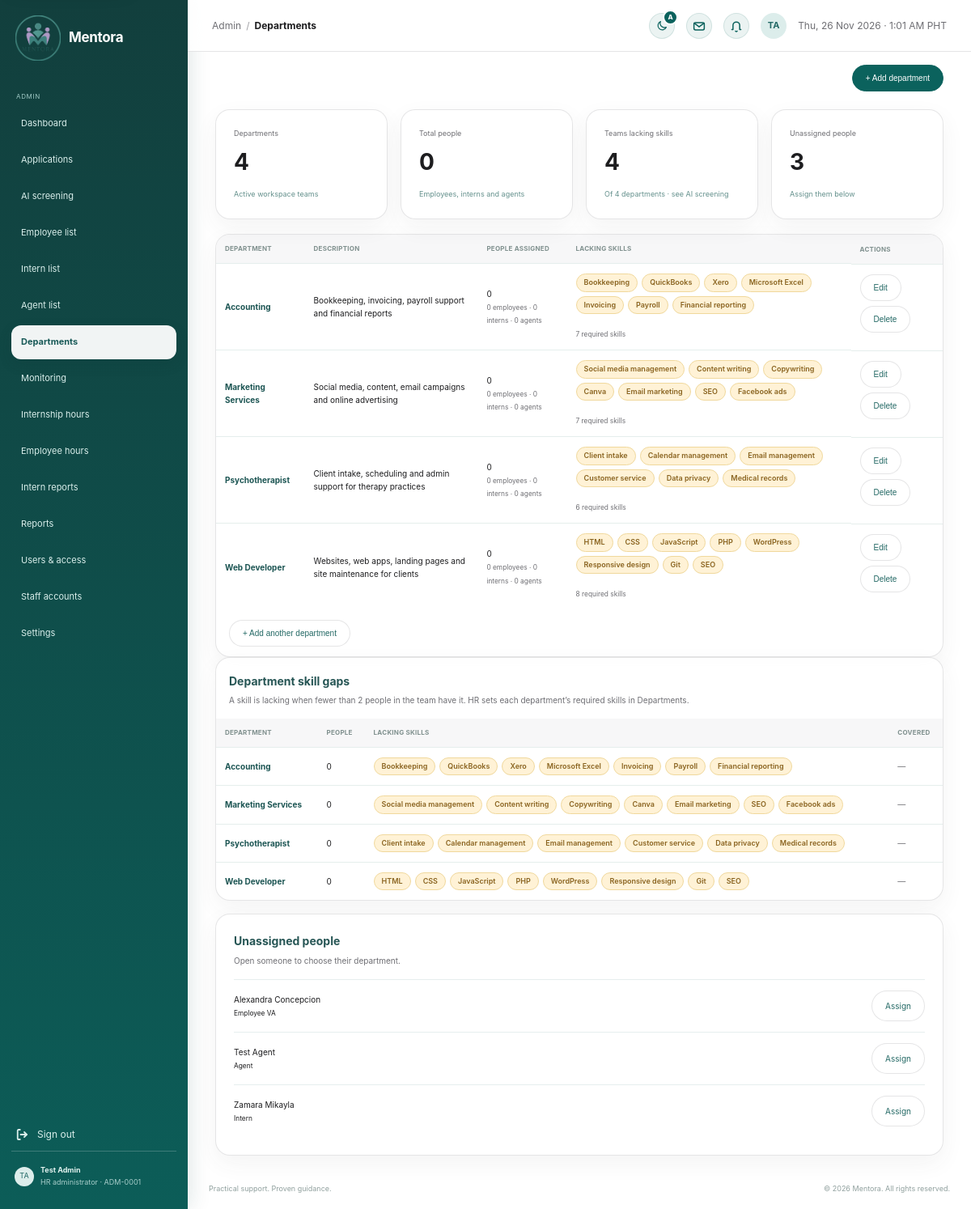
Screenshot of /admin/department.php (signed in) with the database file from the repository.
### tables this page shows
CREATE TABLE `users` (
  `id` int(10) UNSIGNED NOT NULL,
  `user_code` varchar(20) DEFAULT NULL,
  `first_name` varchar(80) NOT NULL,
  `last_name` varchar(80) NOT NULL,
  `email` varchar(190) NOT NULL,
  `email_verified_at` datetime DEFAULT NULL,
  `username` varchar(40) DEFAULT NULL,
  `pathway` enum('employee_va','internship') NOT NULL,
  `pathway_chosen_at` datetime DEFAULT current_timestamp(),
  `password_hash` varchar(255) NOT NULL,
  `role` enum('applicant','agent','admin') NOT NULL DEFAULT 'applicant',
  `status` enum('pending','approved','active','rejected','disabled') NOT NULL DEFAULT 'active',
  `presence` enum('active','busy','offline') NOT NULL DEFAULT 'active',
  `last_seen_at` datetime DEFAULT NULL,
  `department_id` int(10) UNSIGNED DEFAULT NULL,
  `agent_id` int(10) UNSIGNED DEFAULT NULL,
  `referred_by` int(10) UNSIGNED DEFAULT NULL,
  `avatar_path` varchar(190) DEFAULT NULL,
  `created_at` timestamp NOT NULL DEFAULT current_timestamp(),
  `updated_at` timestamp NOT NULL DEFAULT current_timestamp() ON UPDATE current_timestamp()
);

CREATE TABLE `departments` (
  `id` int(10) UNSIGNED NOT NULL,
  `name` varchar(120) NOT NULL,
  `description` varchar(255) NOT NULL DEFAULT '',
  `required_skills` text DEFAULT NULL,
  `created_at` timestamp NOT NULL DEFAULT current_timestamp()
);

### ai/skills.php (called while the page is built, shortened)
<?php
function mentora_parse_skill_list(?string $value): array
{
    $skills = [];
    foreach (preg_split('/[,;\n]+/', (string) $value) ?: [] as $skill) {
        $skill = mb_substr(trim(preg_replace('/\s+/u', ' ', $skill) ?? ''), 0, 60);
        if ($skill !== '' && !isset($skills[mb_strtolower($skill)])) {
            $skills[mb_strtolower($skill)] = $skill;
        }
    }
    return array_slice(array_values($skills), 0, 30);
}
function mentora_skill_vocabulary(PDO $pdo): array
{
    $vocabulary = mentora_skill_dictionary();
    foreach ($pdo->query('SELECT required_skills FROM departments')->fetchAll(PDO::FETCH_COLUMN) as $list) {
        foreach (mentora_parse_skill_list($list) as $skill) {
            $lower = mb_strtolower($skill);
        }
    }
    return $vocabulary;
}
function mentora_canonical_skill(string $skill, array $vocabulary): string
{
    $lower = mb_strtolower(trim($skill));
    foreach ($vocabulary as $name => $phrases) {
        if (mb_strtolower($name) === $lower || in_array($lower, $phrases, true)) {
            return $name;
        }
    }
    return trim($skill);
}
function mentora_department_skill_map(PDO $pdo, bool $fresh = false): array
{
    $vocabulary = mentora_skill_vocabulary($pdo);
    $map = [];
    foreach ($pdo->query('SELECT id, name, required_skills FROM departments ORDER BY name')->fetchAll() as $department) {
        $required = array_values(array_unique(array_map(
            static fn(string $skill): string => mentora_canonical_skill($skill, $vocabulary),
            mentora_parse_skill_list($department['required_skills'])
        )));
        $map[(int) $department['id']] = [
            'id' => (int) $department['id'],
            'name' => $department['name'],
            'required' => $required,
            'coverage' => array_fill_keys($required, 0),
            'lacking' => [],
            'people' => 0,
        ];
    }
    $members = $pdo->query(
        "SELECT u.department_id, CONCAT_WS(' ', a.skills, a.desired_role, a.course, a.interest) AS profile,
                (SELECT r.skills FROM ai_reviews r WHERE r.user_id = u.id ORDER BY r.id DESC LIMIT 1) AS reviewed_skills
         FROM users u
         LEFT JOIN applications a ON a.id = (SELECT MAX(id) FROM applications WHERE user_id = u.id)
         WHERE u.role = 'applicant' AND u.status = 'active' AND u.department_id IS NOT NULL"
    )->fetchAll();
    return $map;
}

### includes/workflow.php (called while the page is built, shortened)
<?php
require_once __DIR__ . '/../config/db.php';
require_once __DIR__ . '/auth_check.php';
function mentora_h(mixed $value): string
{
    return htmlspecialchars((string) $value, ENT_QUOTES | ENT_SUBSTITUTE, 'UTF-8');
}
function mentora_pathway_folder(string $pathway): string
{
    return in_array($pathway, ['internship', 'intern'], true) ? 'intern' : 'employee';
}
function mentora_pathway_label(string $pathway): string
{
    return mentora_pathway_folder($pathway) === 'intern' ? 'Intern' : 'Employee VA';
}
    ?>

### admin/department.php (the view, shortened to what this page needs)
<?php
require_once __DIR__ . '/../includes/screening.php';
$pageTitle = 'Departments';
$activePage = 'department.php';
require __DIR__ . '/../includes/admin_layout.php';
$departments = $pdo->query("SELECT d.id,
        d.name,
        d.description,
        d.required_skills,
        COUNT(u.id) AS people,
        SUM(u.role = 'agent') AS agents,
        SUM(u.role = 'applicant' AND u.pathway = 'internship') AS interns,
        SUM(u.role = 'applicant' AND u.pathway = 'employee_va') AS employees
    FROM departments d
    LEFT JOIN users u ON u.department_id = d.id AND u.status = 'active'
    GROUP BY d.id
    ORDER BY d.name")
    ->fetchAll();
$unassigned = $pdo->query("SELECT id, first_name, last_name, role, pathway
    FROM users
    WHERE department_id IS NULL AND status = 'active' AND role <> 'admin'
    ORDER BY first_name")
    ->fetchAll();
$skillMap = mentora_department_skill_map($pdo);
$lackingCount = count(array_filter($skillMap, static fn($d) => $d['lacking']));
?>
<div class="admin-heading">
    <div class="admin-actions">
        <button class="admin-btn primary"
            type="button"
            data-bs-toggle="dialog"
            data-bs-target="#department-dialog"
            data-dept-open="add">+ Add department</button>
    </div>
</div>
<div class="metric-grid">
    <div class="metric-card">
        <small>Departments</small><strong><?= count($departments) ?></strong><span>Active workspace teams</span>
    </div>
    <div class="metric-card">
        <small>Total people</small><strong><?= array_sum(array_column($departments, 'people')) ?></strong><span>Employees, interns and agents</span>
    </div>
    <div class="metric-card">
        <small>Teams lacking skills</small><strong><?= $lackingCount ?></strong><span>Of <?= count($departments) ?> departments · see AI screening</span>
    </div>
    <div class="metric-card">
        <small>Unassigned people</small><strong><?= count($unassigned) ?></strong><span><?= $unassigned ? 'Assign them below' : 'Every person has a team' ?></span>
    </div>
</div>
<section class="admin-panel data-panel">
    <table class="admin-table">
        <thead>
            <tr>
                <th>Department</th>
                <th>Description</th>
                <th>People assigned</th>
                <th>Lacking skills</th>
                <th>Actions</th>
            </tr>
        </thead>
        <tbody>
    <?php foreach ($departments as $department): $skills = $skillMap[(int) $department['id']] ?? ['required' => [], 'lacking' => []]; ?>
        <tr><td><?= mentora_h($department['name']) ?></td><td><?= mentora_h($department['description']) ?></td>
            <td><?= (int) $department['people'] ?><br><small><?= (int) $department['employees'] ?> employees · <?= (int) $department['interns'] ?> interns · <?= (int) $department['agents'] ?> agents</small>
            </td>
            <td><?= $skills['required']
                ? mentora_skill_chips($skills['lacking'], $skills['lacking'], 'No gaps') . '<br><small>' . count($skills['required']) . ' required skills</small>'
                : '<small class="panel-subtitle">Add required skills to find gaps</small>' ?></td>
            <td class="row-actions">
                <button class="admin-btn"
                    type="button"
                    data-bs-toggle="dialog"
                    data-bs-target="#department-dialog"
                    data-dept-open="edit-<?= (int) $department['id'] ?>"
                    data-dept-id="<?= (int) $department['id'] ?>"
                    data-dept-name="<?= mentora_h($department['name']) ?>"
                    data-dept-description="<?= mentora_h($department['description']) ?>"
                    data-dept-skills="<?= mentora_h($department['required_skills'] ?? '') ?>">Edit</button>
                <form method="post"><button class="admin-btn" type="submit" data-confirm-title="Delete <?= mentora_h($department['name']) ?>?" data-confirm="<?= (int) $department['people'] ?> people will become unassigned. You can assign them to another department." data-confirm-tone="danger" data-confirm-action="Delete">Delete</button>
                </form>
            </td></tr>
    <?php endforeach; ?>
</tbody></table>
<div class="table-note">
    <button class="admin-btn" type="button" data-bs-toggle="dialog" data-bs-target="#department-dialog" data-dept-open="add">+ Add another department</button>
</div>
</section>
<?php mentora_render_skill_gaps($skillMap); ?>
<section class="admin-panel" style="margin-top:16px"><h2>Unassigned people</h2><p class="panel-subtitle">Open someone to choose their department.</p>
    <?php foreach (array_slice($unassigned, 0, 8) as $person): ?>
        <div class="list-row">
            <span><?= mentora_h($person['first_name'] . ' ' . $person['last_name']) ?><br><small><?= $person['role'] === 'agent' ? 'Agent' : mentora_pathway_label($person['pathway']) ?></small></span><a class="admin-btn" href="user_edit.php?id=<?= (int) $person['id'] ?>">Assign</a>
        </div>
    <?php endforeach; ?>
</section>
<?php require __DIR__ . '/../includes/admin_footer.php'; ?>

### includes/admin_layout.php (shortened to what this page needs)
<?php
require_once __DIR__ . '/../config/db.php';
require_once __DIR__ . '/auth_check.php';
mentora_require_login(['admin']);
if (!isset($e) || !is_callable($e)) {
    $e = static fn($value): string => htmlspecialchars((string)$value, ENT_QUOTES | ENT_SUBSTITUTE, 'UTF-8');
}
$pageTitle  = $pageTitle ?? 'Admin | Mentora';
$activePage = $activePage ?? '';
$adminUser = (isset($_SESSION['user']) && is_array($_SESSION['user']))
    ? $_SESSION['user']
    : ['name' => 'HR Administrator'];
$adminName = trim((string)($adminUser['name'] ?? '')) ?: 'HR Administrator';
$adminCode = (string)($adminUser['user_code'] ?? '');
$crumbTitle = trim(explode('|', $pageTitle)[0]);
$initials = '';
foreach (array_slice(preg_split('/\s+/', $adminName) ?: [], 0, 2) as $part) {
    $initials .= mb_strtoupper(mb_substr($part, 0, 1));
}
$initials = $initials !== '' ? $initials : 'HR';
$avatarUrl = mentora_avatar_url($adminUser['avatar_path'] ?? null, '../');
$adminNav = [
    'dashboard.php'              => 'Dashboard',
    'applications.php'           => 'Applications',
    'screening.php'              => 'AI screening',
    'employee_list.php'          => 'Employee list',
    'intern_list.php'            => 'Intern list',
    'agent_list.php'             => 'Agent list',
    'department.php'             => 'Departments',
    'monitoring.php'             => 'Monitoring',
    'intern_hours.php'           => 'Internship hours',
    'employee_hours.php'         => 'Employee hours',
    'intern_reports.php'         => 'Intern reports',
    'consolidated_report.php'    => 'Reports',
    'user&access_management.php' => 'Users & access',
    'staff_accounts.php'         => 'Staff accounts',
    'settings.php'               => 'Settings',
];
?>
<!doctype html>
<html lang="en">
<head>
    <link rel="stylesheet" href="../assets/css/style.css?v=44">
    <link rel="stylesheet" href="../assets/css/admin.css?v=12">
    <link rel="stylesheet" href="../assets/css/settings.css?v=33">
    <link rel="stylesheet" href="../assets/css/theme.css?v=10">
    <link rel="stylesheet" href="../assets/css/dialog.css?v=2">
</head>
<body class="admin-body admin-workspace">
    <aside class="admin-sidebar">
        <a class="admin-brand"
            href="<?= $e(basename((string) ($_SERVER['SCRIPT_NAME'] ?? 'dashboard.php'))) ?>"
            aria-label="Mentora, <?= $e($crumbTitle) ?>"
            aria-current="page">
            <img src="../assets/images/mentora-logo.png" alt="Mentora">
            <span>Mentora</span>
        </a>
        <nav class="admin-nav" id="workspace-nav" aria-label="Admin navigation">
            <small class="nav-label">ADMIN</small>
            <?php foreach ($adminNav as $file => $label): ?>
                <a class="<?= $activePage === $file ? 'active' : '' ?>"
                    href="<?= $e($file) ?>"
                    <?= $activePage === $file ? 'aria-current="page"' : '' ?>>
                    <span aria-hidden="true"></span><?= $e($label) ?>
                </a>
            <?php endforeach; ?>
        </nav>
        <div class="sidebar-bottom">
            <a class="sidebar-signout" href="../auth/signout.php"><span>Sign out</span></a>
            <a class="profile-chip" href="settings.php" aria-label="Open profile settings">
                <?= mentora_avatar($avatarUrl, $initials) ?>
                <div>
                    <strong><?= $e($adminName) ?></strong>
                    <small>HR administrator<?= $adminCode !== '' ? ' · ' . $e($adminCode) : '' ?></small>
                </div>
            </a>
        </div>
    </aside>
    <div class="admin-main">
        <header class="admin-topbar">
            <nav class="crumbs" aria-label="Breadcrumb">
                <ol>
                    <li><a href="dashboard.php">Admin</a></li>
                    <li><span aria-current="page"><?= $e($crumbTitle) ?></span></li>
                </ol>
            </nav>
            <span class="topbar-actions">
                <?php $themeToggleClass = 'header-icon-link'; require __DIR__ . '/theme_toggle.php'; ?>
                <?php require __DIR__ . '/message_panel.php'; ?>
                <?php require __DIR__ . '/notification_panel.php'; ?>
                <a class="header-avatar-link<?= $avatarUrl ? ' has-photo' : '' ?>"
                    href="settings.php#profile"
                    aria-label="Profile"
                    title="Profile"><?= $avatarUrl ? '<img class="avatar-img" src="' . $e($avatarUrl) . '" alt="">' : $e($initials) ?></a>
                <?php require __DIR__ . '/topbar_clock.php'; ?>
            </span>
        </header>
        <main class="admin-content" id="main-content" tabindex="-1">

### includes/screening.php (shortened to what this page needs)
<?php
require_once __DIR__ . '/workflow.php';
function mentora_skill_chips(array $skills, array $highlight = [], string $empty = 'None found'): string
{
    if (!$skills) {
        return '<small class="panel-subtitle">' . mentora_h($empty) . '</small>';
    }
    $lower = array_map('mb_strtolower', $highlight);
    $html = '<span class="skill-chips">';
    foreach ($skills as $skill) {
        $isGap = in_array(mb_strtolower((string) $skill), $lower, true);
        $html .= '<span class="skill-chip' . ($isGap ? ' is-gap' : '') . '"' . ($isGap ? ' title="A skill this department is lacking"' : '') . '>' . mentora_h($skill) . '</span>';
    }
    return $html . '</span>';
}
    ?>
    <?php
function mentora_render_skill_gaps(array $map, string $title = 'Department skill gaps'): void
{
    ?>
    <section class="admin-panel data-panel skill-gap-panel">
        <h2><?= mentora_h($title) ?></h2>
        <p class="panel-subtitle">A skill is lacking when fewer than <?= MENTORA_SKILL_TARGET ?> people in the team have it. HR sets each department’s required skills in Departments.</p>
        <table class="admin-table">
            <thead><tr><th>Department</th><th>People</th><th>Lacking skills</th><th>Covered</th></tr></thead>
            <tbody>
            <?php foreach ($map as $department): $covered = array_values(array_diff($department['required'], $department['lacking'])); ?>
                <tr>
                    <td><?= mentora_h($department['name']) ?></td>
                    <td><?= (int) $department['people'] ?></td>
                    <td><?= $department['required']
                        ? mentora_skill_chips($department['lacking'], $department['lacking'], 'No gaps')
                        : '<small class="panel-subtitle">No required skills set</small>' ?></td>
                    <td><?= mentora_skill_chips($covered, [], '—') ?></td>
                </tr>
            <?php endforeach; ?>
            </tbody>
        </table>
    </section>
    <?php
}

### rows the page displays
users: user_code "ADM-0001"
departments: name "Accounting", description "Bookkeeping, invoicing, payroll support and financial reports", people "0", employees "0", interns "0", agents "0", skill "Bookkeeping", skill "QuickBooks", skill "Xero", skill "Microsoft Excel", skill "Invoicing", skill "Payroll", skill "Financial reporting", count($skills['required']) "7"
departments: name "Marketing Services", description "Social media, content, email campaigns and online advertising", people "0", employees "0", interns "0", agents "0", skill "Social media management", skill "Content writing", skill "Copywriting", skill "Canva", skill "Email marketing", skill "SEO", skill "Facebook ads", count($skills['required']) "7"
departments: name "Psychotherapist", description "Client intake, scheduling and admin support for therapy practices", people "0", employees "0", interns "0", agents "0", skill "Client intake", skill "Calendar management", skill "Email management", skill "Customer service", skill "Data privacy", skill "Medical records", count($skills['required']) "6"
departments: name "Web Developer", description "Websites, web apps, landing pages and site maintenance for clients", people "0", employees "0", interns "0", agents "0", skill "HTML", skill "CSS", skill "JavaScript", skill "PHP", skill "WordPress", skill "Responsive design", skill "Git", skill "SEO", count($skills['required']) "8"
users: first_name+last_name "Alexandra Concepcion", pathway "Employee VA"
users: first_name+last_name "Test Agent", role "Agent"
users: first_name+last_name "Zamara Mikayla", pathway "Intern"

### other values shown
$e($label) "Dashboard"
$e($label) "Applications"
$e($label) "AI screening"
$e($label) "Employee list"
$e($label) "Intern list"
$e($label) "Agent list"
$e($label) "Departments"
$e($label) "Monitoring"
$e($label) "Internship hours"
$e($label) "Employee hours"
$e($label) "Intern reports"
$e($label) "Reports"
$e($label) "Users & access"
$e($label) "Staff accounts"
$e($label) "Settings"
